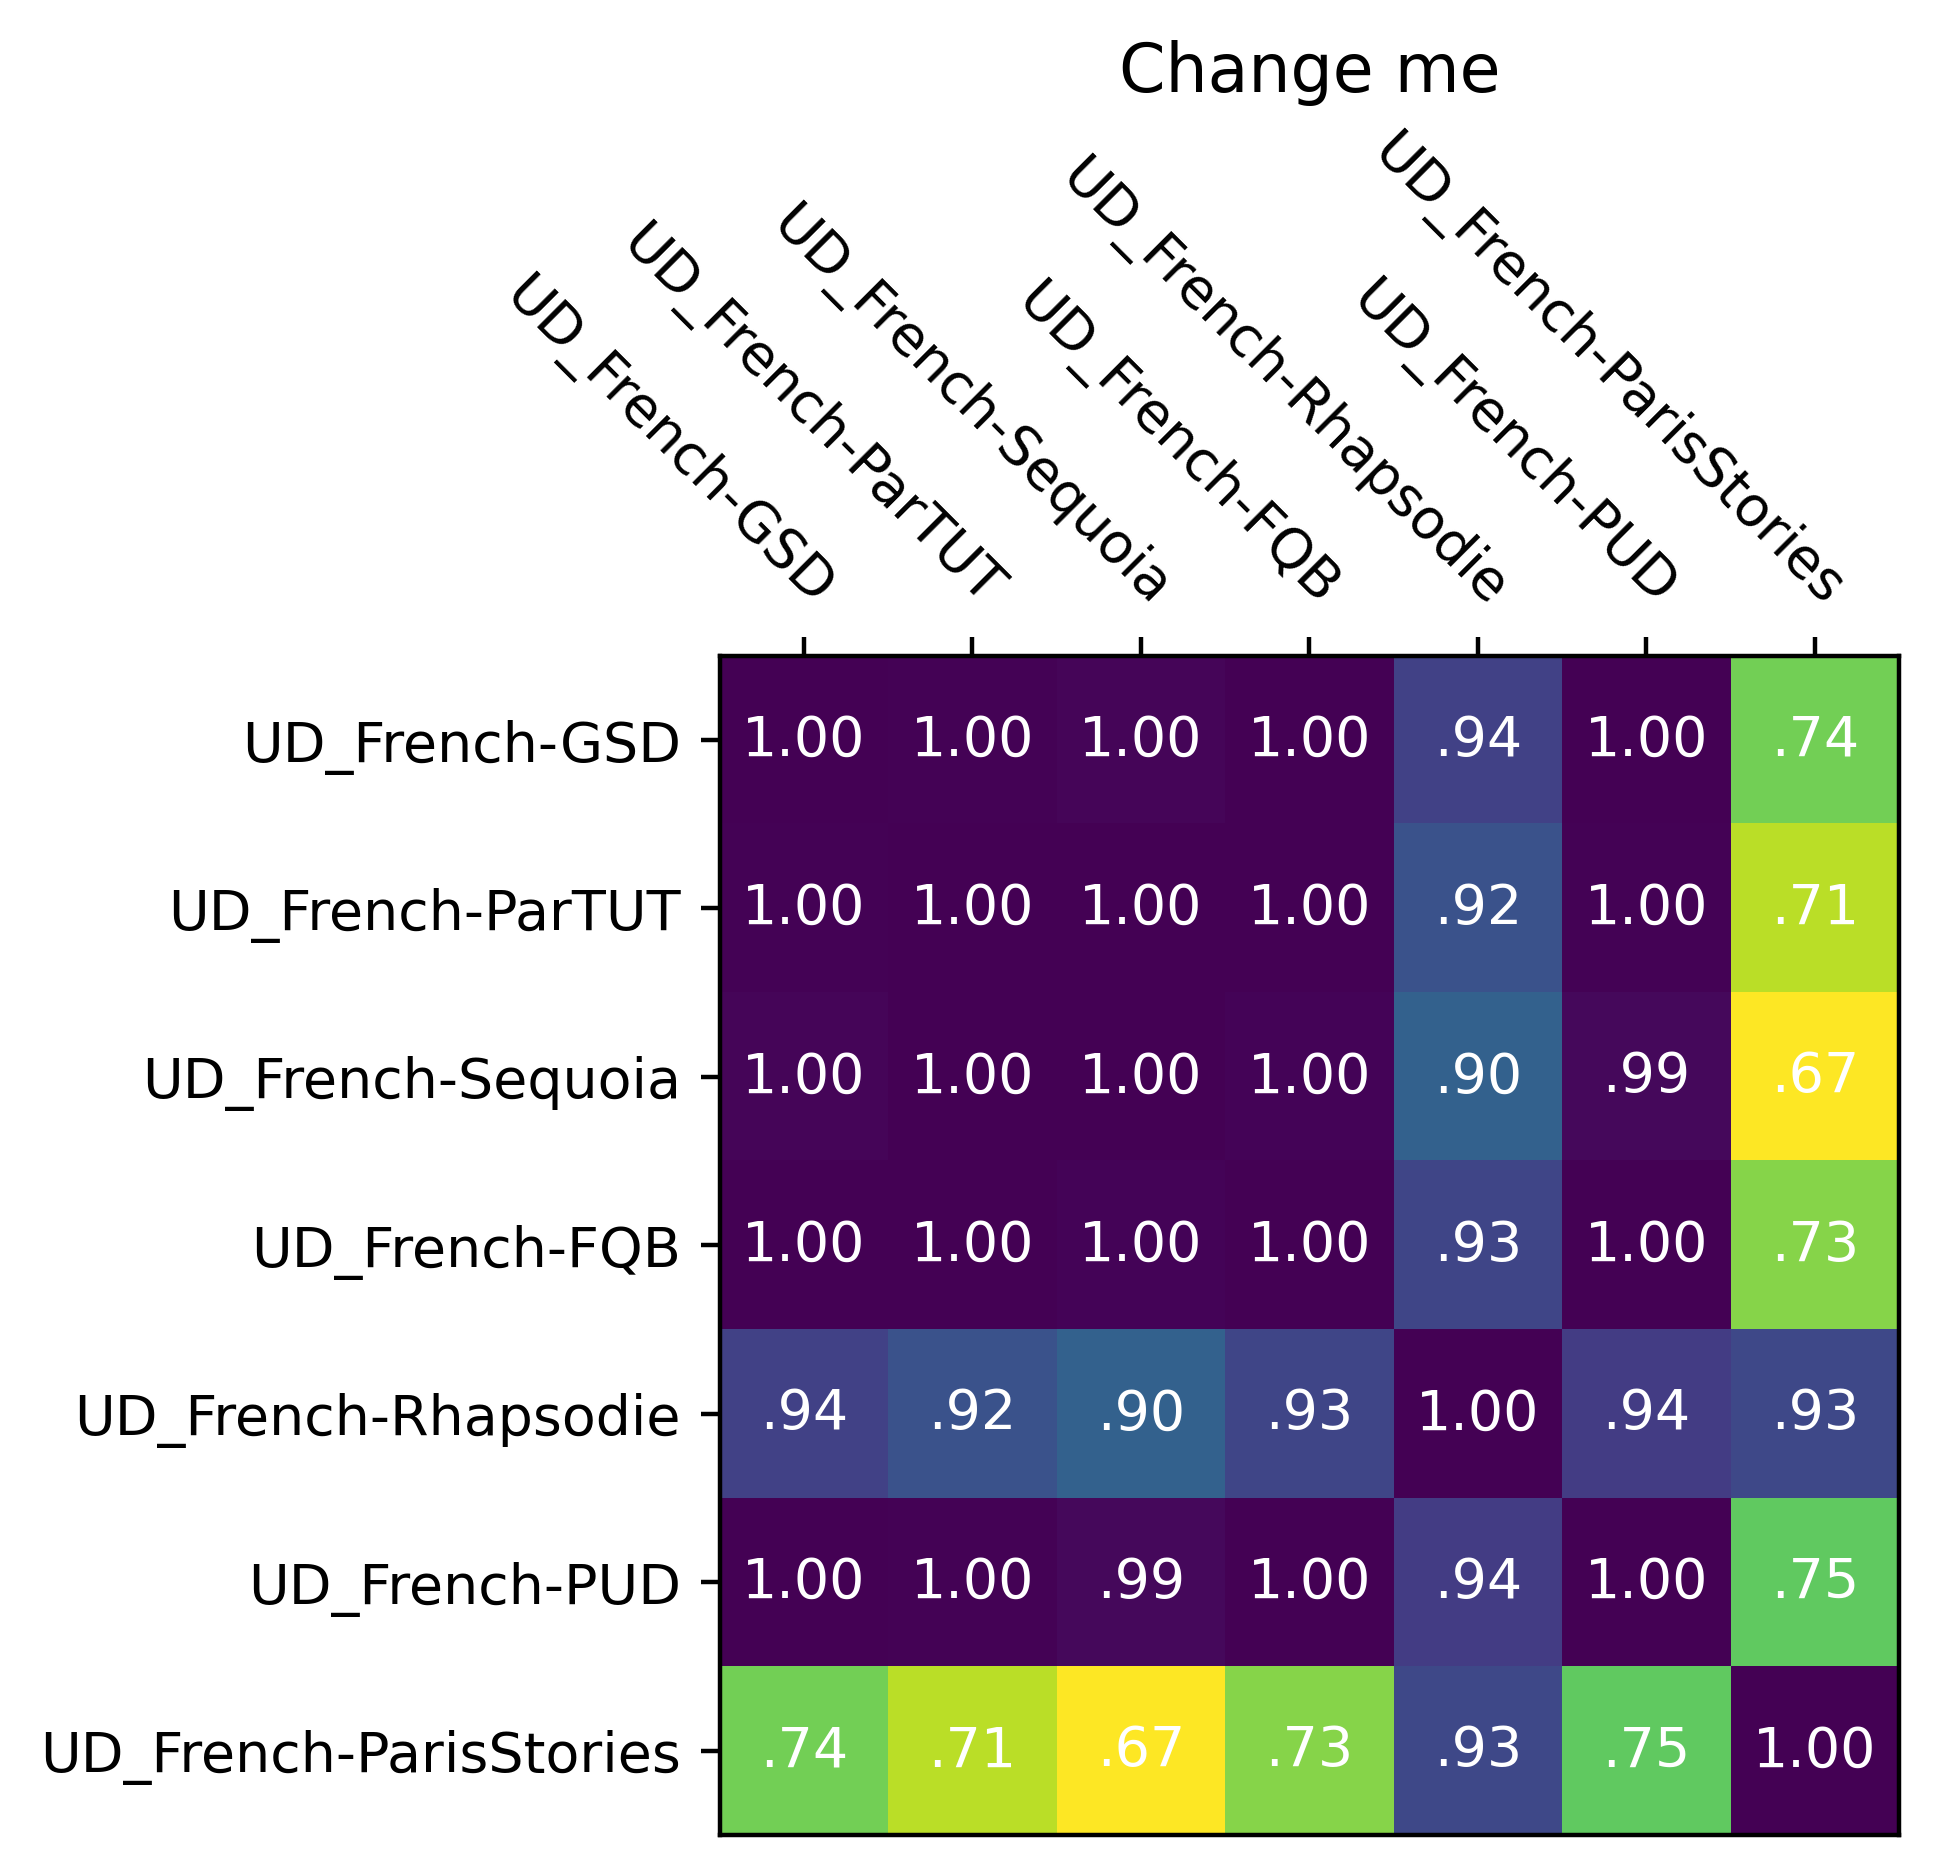

This chart was generated by the following Python code:
import matplotlib.pyplot as plt
from grewpy import Corpus, Request
from tools.ordering import compute_ordered_distributions
from tools.charts.heatmap import HeatMap
from tools.dissimilarity import CosineSimilarity, TotalVariationDistance
from tools.search_corpora import select_by_language
import grewpy
"""Computes and compare the ADJ/NOUN distribution of different UD_CORPORA"""

grewpy.set_config("ud")  # ud or basic

pattern_str = '''
pattern {
    N [upos="NOUN"];
    A [upos="ADJ"];
    N -[amod]-> A;
}
'''
#corpora_names = [
#    "UD_French-GSD", "UD_German-GSD", "UD_English-GUM", "UD_Thai-PUD",
#    "UD_Japanese-PUD", "UD_Chinese-PUD", "UD_Swedish-PUD", "UD_Italian-ISDT"
#]

#corpora_names = [
#    "UD_French-FQB", "UD_French-GSD", "UD_French-PUD", "UD_French-Sequoia",
#    "UD_French-Rhapsodie", "UD_French-ParTUT"
#]
#corpora_path = [
#    "data/ud-treebanks-v2.14/" + corpus_name for corpus_name in corpora_names
#]

corpora_path = select_by_language("UD", "data/ud-treebanks", "French", 1000)
corpora_names = [path.split("/")[-1] for path in corpora_path]
request = Request(pattern_str)
corpora = [Corpus(path) for path in corpora_path]
distance = CosineSimilarity()
distributions, labels, counts = compute_ordered_distributions(request, corpora)

c = CosineSimilarity()
distance_matrix = c.distanceMatrix(distributions)
for i, row in enumerate(distance_matrix):
    for j, value in enumerate(distance_matrix[i]):
        distance_matrix[i][j] = value


print("Ordering counts")
for i, corpus_name in enumerate(corpora_names):
    print(f"------- Corpus {corpus_name} --------")
    for k, v in counts[i].items():
        print(f"{k} : {v}")

hm = HeatMap()
fig, ax = hm.exportFigure(distance_matrix, corpora_names)
fig.savefig('an.png', bbox_inches='tight', dpi=400)
ax.set_title("Comparision of AN distributions among French UD corpora")
plt.show()
